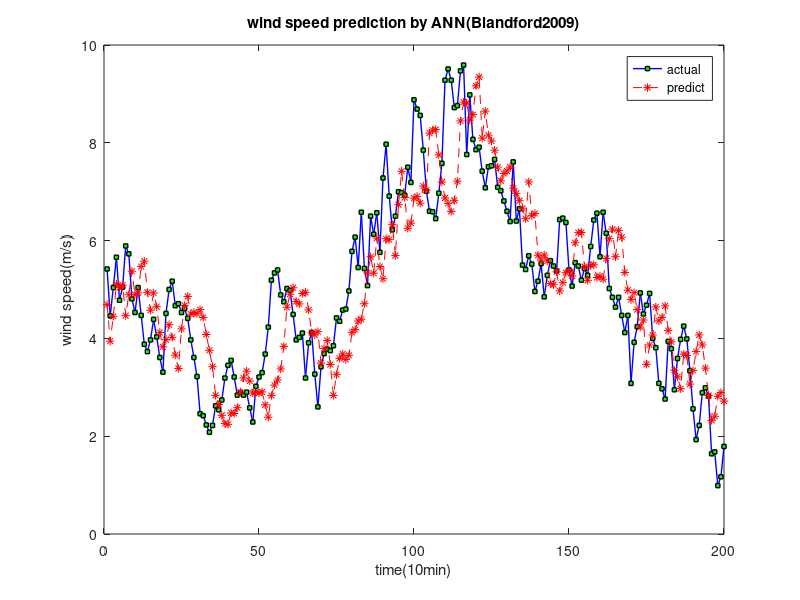

This chart was generated by the following MATLAB code: (Note: this script raises an error after producing the figure.)
clear;
clc;
load('Falmouth2004.mat');
% Choose proper wind speed data from all data set
speed=Falmouth2004(51:800,1);
speed=speed';
trainx=zeros(494,6);
trainy=zeros(494,1);
train=speed(1,1:500);
for i=1:494
    trainy(i)=speed(6+i+4);
    for j=1:6
        trainx(i,j)=speed(i+j-1);
    end
end
[b,~,r]=regress(trainy,trainx);
coef=fliplr(b');
r=var(r);
forpredict=speed(1,501:700);


for k=1:200
    arpredictvalue(1,k)=coef*fliplr(speed(1,500-6+k-4:499+k-4))';
end
MAPE=sum(abs((forpredict-arpredictvalue)./forpredict))/200;
MSE=sum((forpredict-arpredictvalue).^2)/200;

plot(forpredict,'-bs','LineWidth',1,...
                'MarkerEdgeColor','k',...
                'MarkerFaceColor','g',...
                'MarkerSize',3);figure(gcf)
hold on;
plot(arpredictvalue,'--*r');figure(gcf)
xlabel('time(10min)');
ylabel('wind speed(m/s)');
title('wind speed prediction by ANN(Blandford2009)');

legend('actual','predict');
hold off;
%save ARBlandford5step.mat

% convert AR model to state space
[F,H,Q,R,initx,initV]=AR_to_SS(coef,r,forpredict);
F;
H;
Q;
R;
initx;
initV;